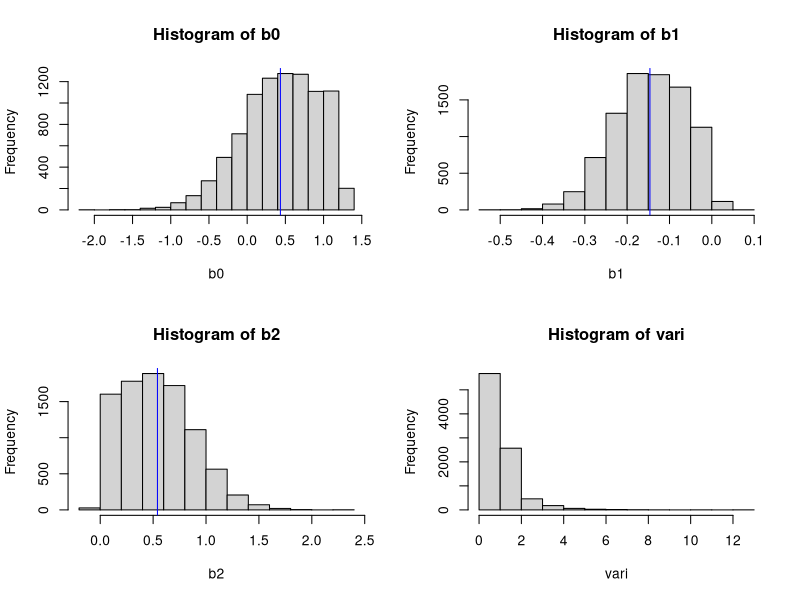

Here is the R script that generated this plot: (Note: this script raises an error after producing the figure.)
## ---- chunk 1
## First, all priors have to be set

a.prior <- 0.001
b.prior <- 0.001

mu0 <- 1
sigma0 <- 10000

mu1 <- 1
sigma1 <- 10000

mu2 <- 1
sigma2 <- 10000

GibbsSampler <- function(Y, X1, X2, burn.in = 1000, iterations = 10000, initial.values = c(1.5, 2, 0.5)) {
  ## First create space
  b0 <- rep(0, iterations)
  b1 <- rep(0, iterations)
  b2 <- rep(0, iterations)
  vari <- rep(0, iterations)
  
  ## Then assume the specified initial values
  b0[1] <- initial.values[1]
  b1[1] <- initial.values[2]
  b2[1] <- initial.values[3]
  vari[1] <- 1
  N <- length(Y)
  ## In every iteration, the values of the parameters of the conditional
  ## posteriors should be calculated as functions of the prior parameters,
  ## the data and the current values of the other model parameters

  for(i in 2:iterations) {
    
    ## First, we should update the parameters of the intercept (mean and standard deviation) with the following formula:
    ## 10000 because informative prior?
    mean.0.post <- (sum(Y - b1[i - 1]*X1 - b2[i - 1]*X2, na.rm = TRUE)/vari[i - 1] + (mu0 / sigma0)) / ((N / vari[i - 1]) + (mu0 / sigma0))
    sd.0.post <- 1 / ((N / vari[i - 1]) + (mu0 / sigma0))

    ## Then through rnorm we randomly sample from a normal distribution the next value for b0 with the
    ## above calculated mean and standard deviation
    b0[i] <- rnorm(n = 1, mean = mean.0.post, sd = sd.0.post)
 
    ## Now, we can update the mean and standard deviation of the regression coefficient for the first variable
    ## using the updated value of the intercept
    mean.1.post <- (sum(X1*(Y - b0[i] - b2[i - 1]*X2), na.rm = TRUE)/vari[i - 1] + (mu1 / sigma1)) / sum(X1^2, na.rm = TRUE)/vari[i - 1] + (mu1 / sigma1)
    sd.1.post <- 1/((sum(X1^2, na.rm = TRUE) / vari[i - 1]) + (mu1 / sigma1))
    
    ## Then again we randomly sample a new b1
    b1[i] <- rnorm(n = 1, mean = mean.1.post, sd = sd.1.post)
    
    ## Afterwards, we update the mean and standard deviation of the regression coefficient for the second variable
    ## using the updated value of both the intercept and b1
    mean.2.post <- (sum(X2*(Y - b0[i] - b1[i]*X1), na.rm = TRUE)/vari[i - 1] + (mu2 / sigma2)) / sum(X2^2, na.rm = TRUE)/vari[i - 1] + (mu2 / sigma2)
    sd.2.post <- 1/((sum(X2^2, na.rm = TRUE) / vari[i - 1]) + (mu2 / sigma2))
   
    ## Then, we randomly sample a new b2
    b2[i] <- rnorm(n = 1, mean = mean.2.post, sd = sd.2.post)
    
    ## Finally, we update the parameters for the distribution of our standard deviation using all above updated values
    a.post <- N / 2 + a.prior
    b.post <- sum((Y - (b0[i] + b1[i]*X1 + b2[i]*X2))^2, na.rm = TRUE) / 2 + b.prior

    ## And randomly sample a new variance again for
    vari[i] <- 1/rgamma(n = 1, shape = a.post, rate = b.post)
  }
  
  b0 <- b0[-c(1:burn.in)]
  b1 <- b1[-c(1:burn.in)]
  b2 <- b2[-c(1:burn.in)]
  vari <- vari[-c(1:burn.in)]
  
  ## Now, we also want the posterior distributions (histograms) of all parameters
  par(mfrow = c(2,2))
  hist(b0)
  abline(v = mean(b0), col = "blue")
  hist(b1)
  abline(v = mean(b1), col = "blue")
  hist(b2)
  abline(v = mean(b2), col = "blue")
  hist(vari)
  
  
  data_frame <- as.data.frame(cbind(b0, b1, b2, vari, iter = 1:length(b0)))
  
  traceplot1 <- ggplot(data_frame, aes(x=iter, y=b0)) + 
    geom_line() + 
    labs(title="b0 trace")
  traceplot1
  
  traceplot2 <- ggplot(data_frame, aes(x=iter, y=b1)) + 
    geom_line() + 
    labs(title="b1 trace")
  traceplot2
  
  traceplot3 <- ggplot(data_frame, aes(x=iter, y=b2)) + 
    geom_line() + 
    labs(title="b2 trace")
  traceplot3
  
  traceplot4 <- ggplot(data_frame, aes(x=iter, y=vari)) + 
    geom_line() + 
    labs(title="var trace")
  traceplot4
  
  
  list_of_output <- list(data_frame, traceplot1, traceplot2, traceplot3, traceplot4)
  return(list_of_output)
}

## ---- chunk 2
## test the sampler
library(haven)
data <- read_sav("Exercise 2 - Data.sav")
str(data)

summary(lm(attitude ~ extraversion + agreeableness, data = data))

GibbsSampler(data$attitude, data$extraversion, data$agreeableness, burn.in = 1000, iterations = 10000)

A <- 1:100
B <- 101:200

cbind(A, B)
